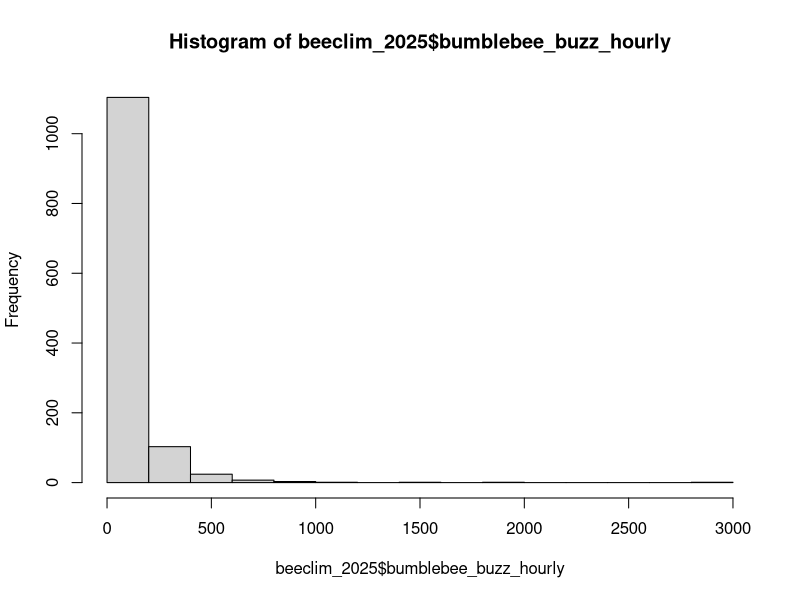
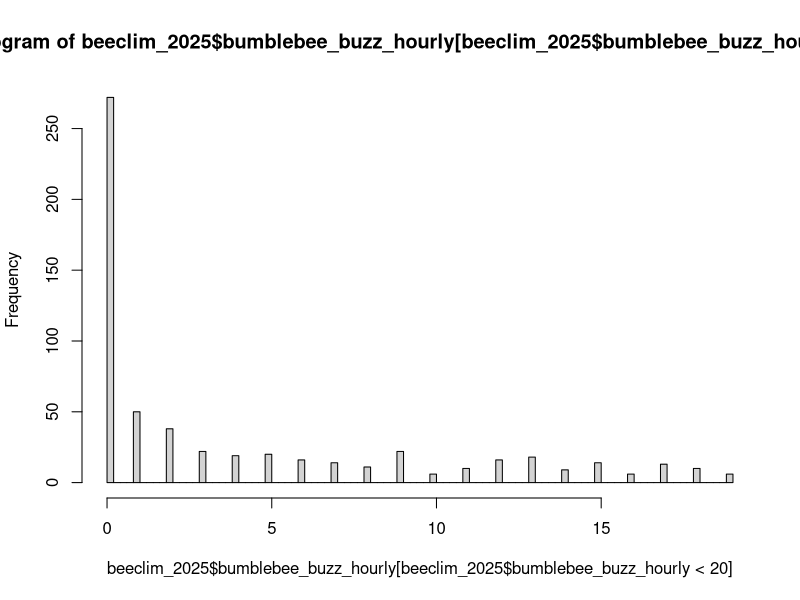
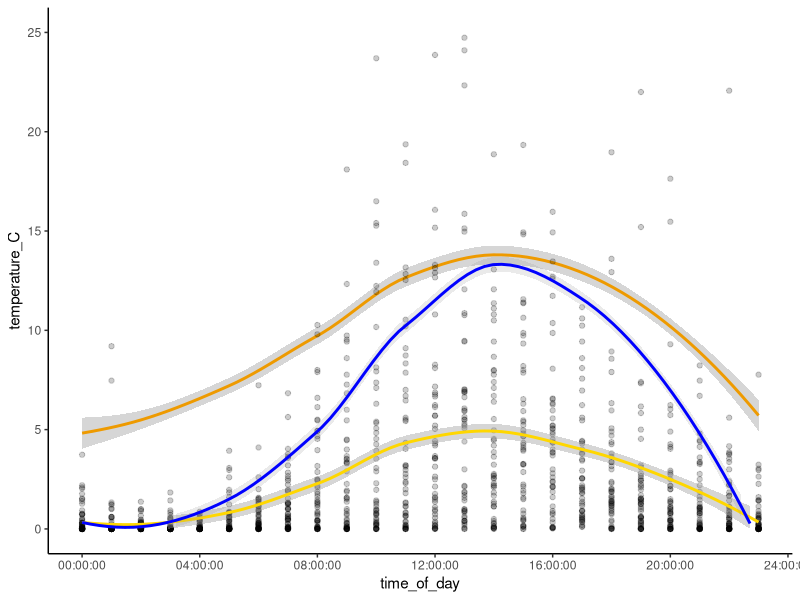
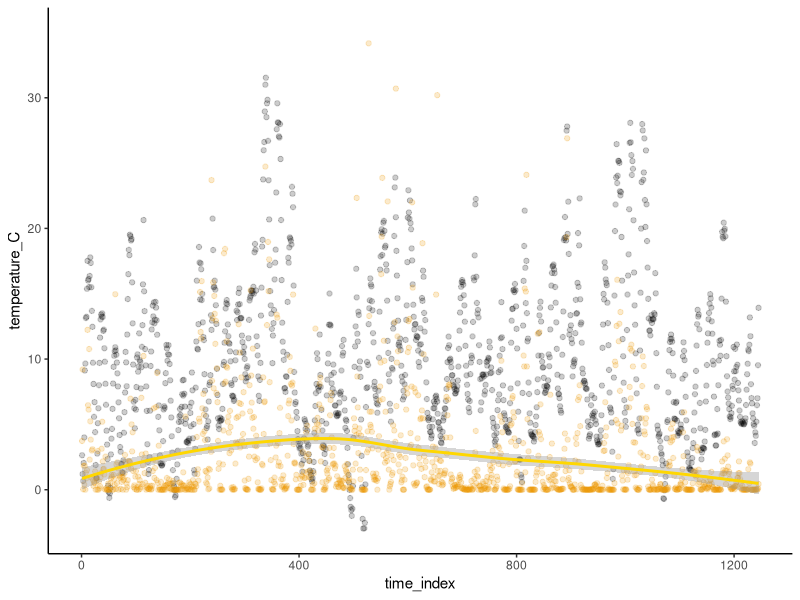
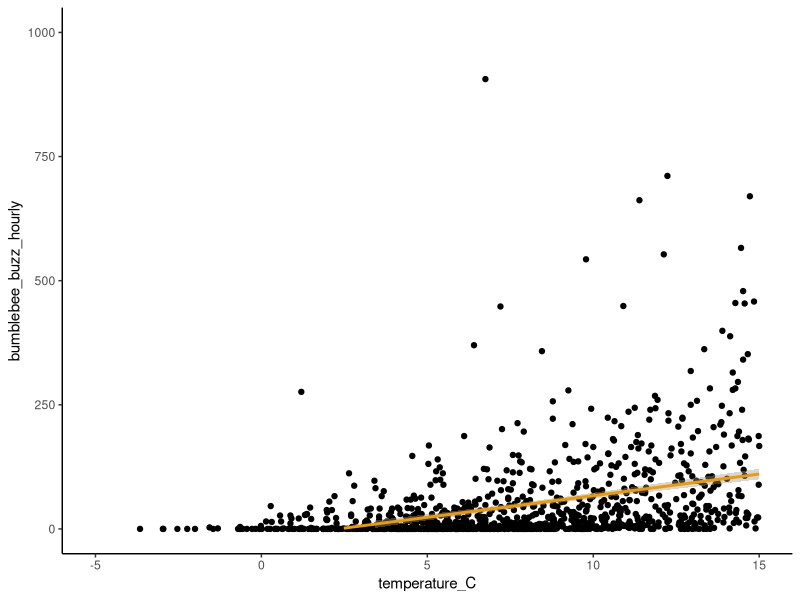
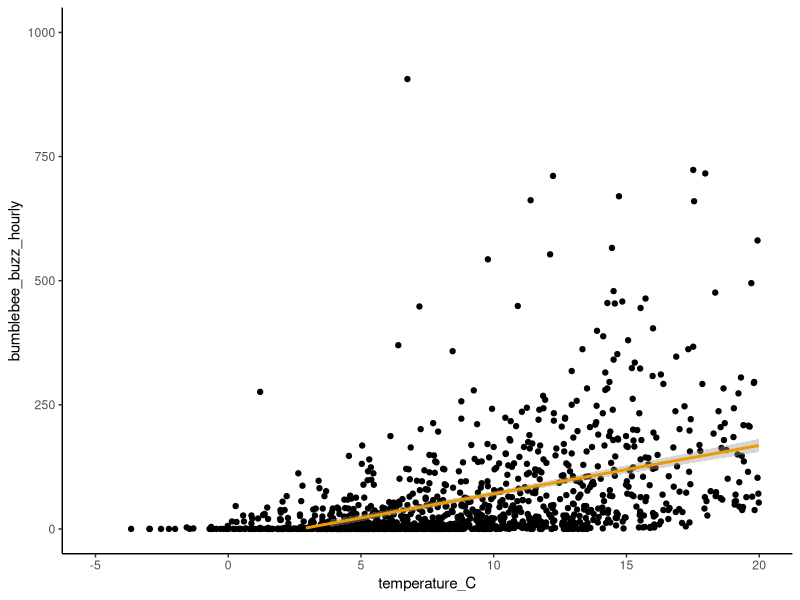
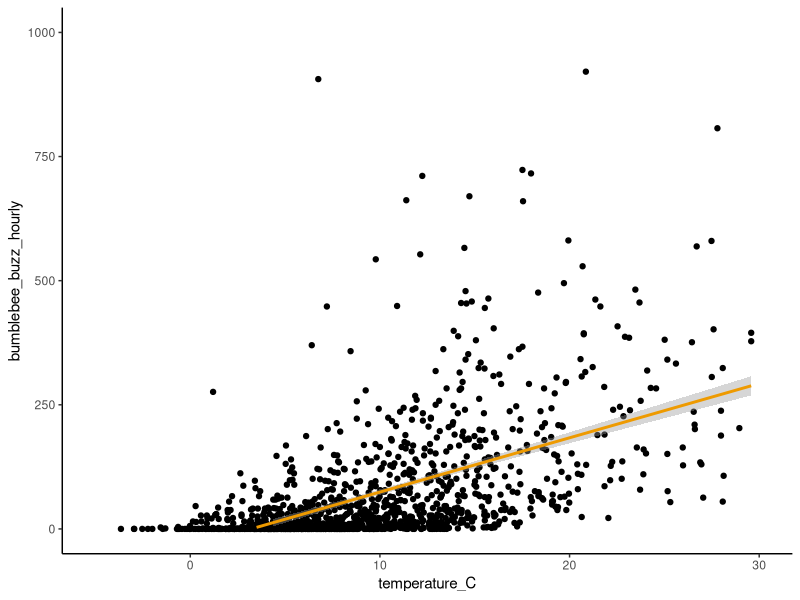

Write R code to recreate these figures, in order.
# ====================================================
# Script Name: BeeClim_analysis_AB.R
# Project: BumblebeeClim 2025-26
# Author: Alex Beauchemin
# Date Created: 2026-03-04
# Last Modified: 2026-03-04
# Description: This script includes the BumblebeeClim analysis.
# Dependencies: 
# ====================================================

#### SETUP ----
# Load required libraries
library(tidyverse)

# Add site coordinates
lat <- 69.583
lon <- -139.03

# Load compiled datasets
beeclim_2025 <- read_csv("./data/clean/beeclim_2025.csv")



#### Exploratory visualizations ----

# Histograms for distribution of response variable
hist(beeclim_2025$bumblebee_buzz_hourly)
hist(beeclim_2025$bumblebee_buzz_hourly[
  beeclim_2025$bumblebee_buzz_hourly < 20
], breaks = 100)


# Plotting variables over 24-hour window
ggplot(beeclim_2025, 
aes(x = time_of_day)) +
  geom_smooth(method = "loess", aes(y = temperature_C), colour = "orange2") +
  geom_point(aes(y = bumblebee_buzz_hourly/30), colour = "black", alpha = 0.2) +
  geom_smooth(method = "loess", aes(y = bumblebee_buzz_hourly/30), colour = "gold") +
  geom_smooth(method = "loess", aes(y = solar_radiation/35), colour = "blue", alpha = 0.2) +
  ylim(0,25) +
  theme_classic()
   
# Plotting variables over summer
ggplot(beeclim_2025, 
       aes(x = time_index)) +
  geom_point(aes(y = temperature_C), colour = "black", alpha = 0.2) +
  geom_point(aes(y = bumblebee_buzz_hourly/30), colour = "orange2", alpha = 0.2) +
  geom_smooth(method = "loess", aes(y = bumblebee_buzz_hourly/30), colour = "gold") +
  ylim(-3,35) +
  theme_classic()


# Identify starting point temperature for Tmin
ggplot(beeclim_2025, 
       aes(x = temperature_C, y = bumblebee_buzz_hourly)) +
  geom_point() +
  geom_smooth(method = "lm", colour = "orange2") +
  ylim(0,1000) +
  xlim(-5,15) +
  theme_classic()

ggplot(beeclim_2025, 
       aes(x = temperature_C, y = bumblebee_buzz_hourly)) +
  geom_point() +
  geom_smooth(method = "lm", colour = "orange2") +
  ylim(0,1000) +
  xlim(-5,20) +
  theme_classic()

ggplot(beeclim_2025, 
       aes(x = temperature_C, y = bumblebee_buzz_hourly)) +
  geom_point() +
  geom_smooth(method = "lm", colour = "orange2") +
  ylim(0,1000) +
  xlim(-5,30) +
  theme_classic()

# Assess correlation factors
cor(beeclim_2025$temperature_C, beeclim_2025$doy)
cor(beeclim_2025$temperature_C, beeclim_2025$solar_radiation)
cor(beeclim_2025$temperature_C, beeclim_2025$time_of_day_hour)
cor(beeclim_2025$temperature_C, beeclim_2025$altitude)
